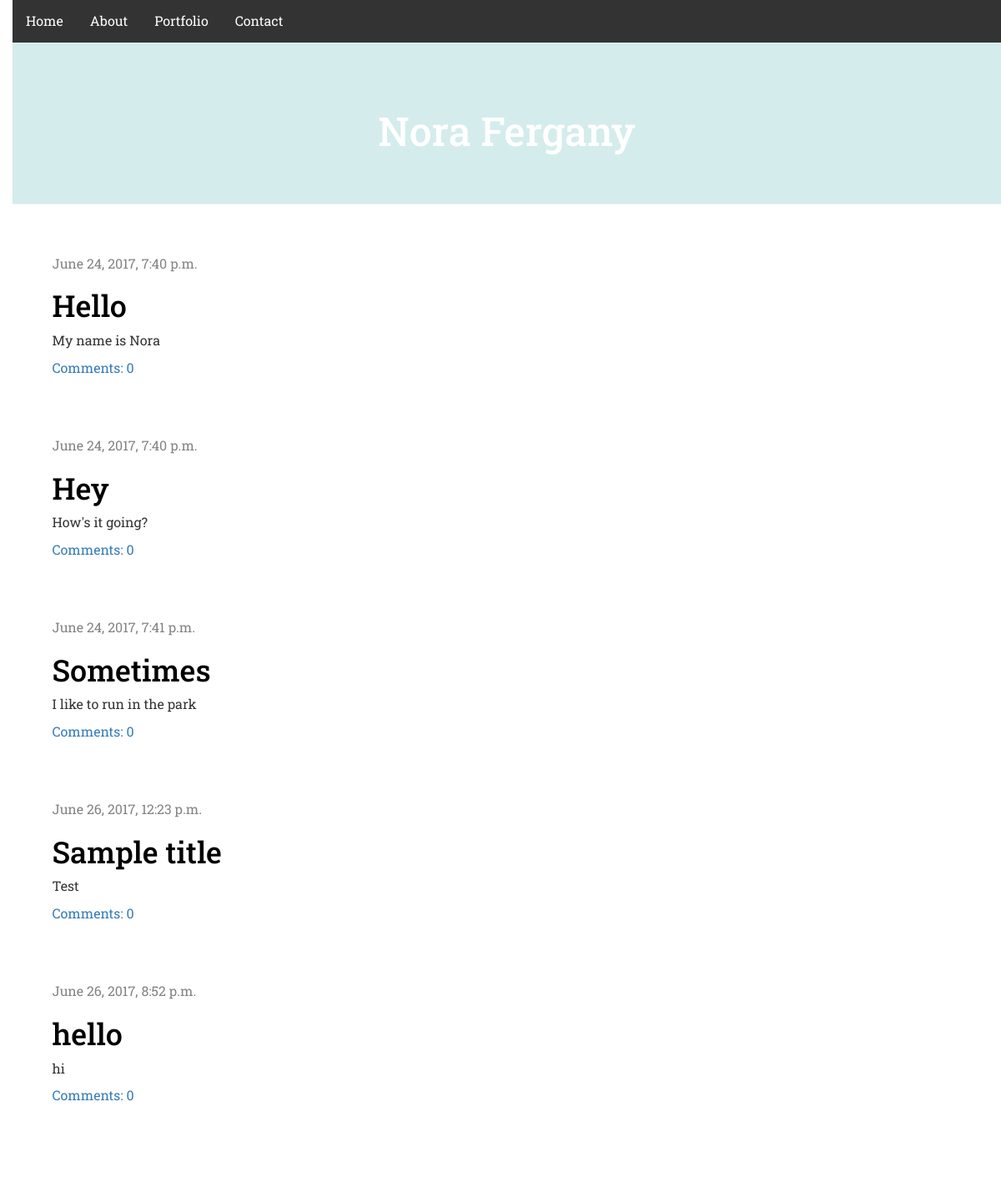
The app's page /, older data.
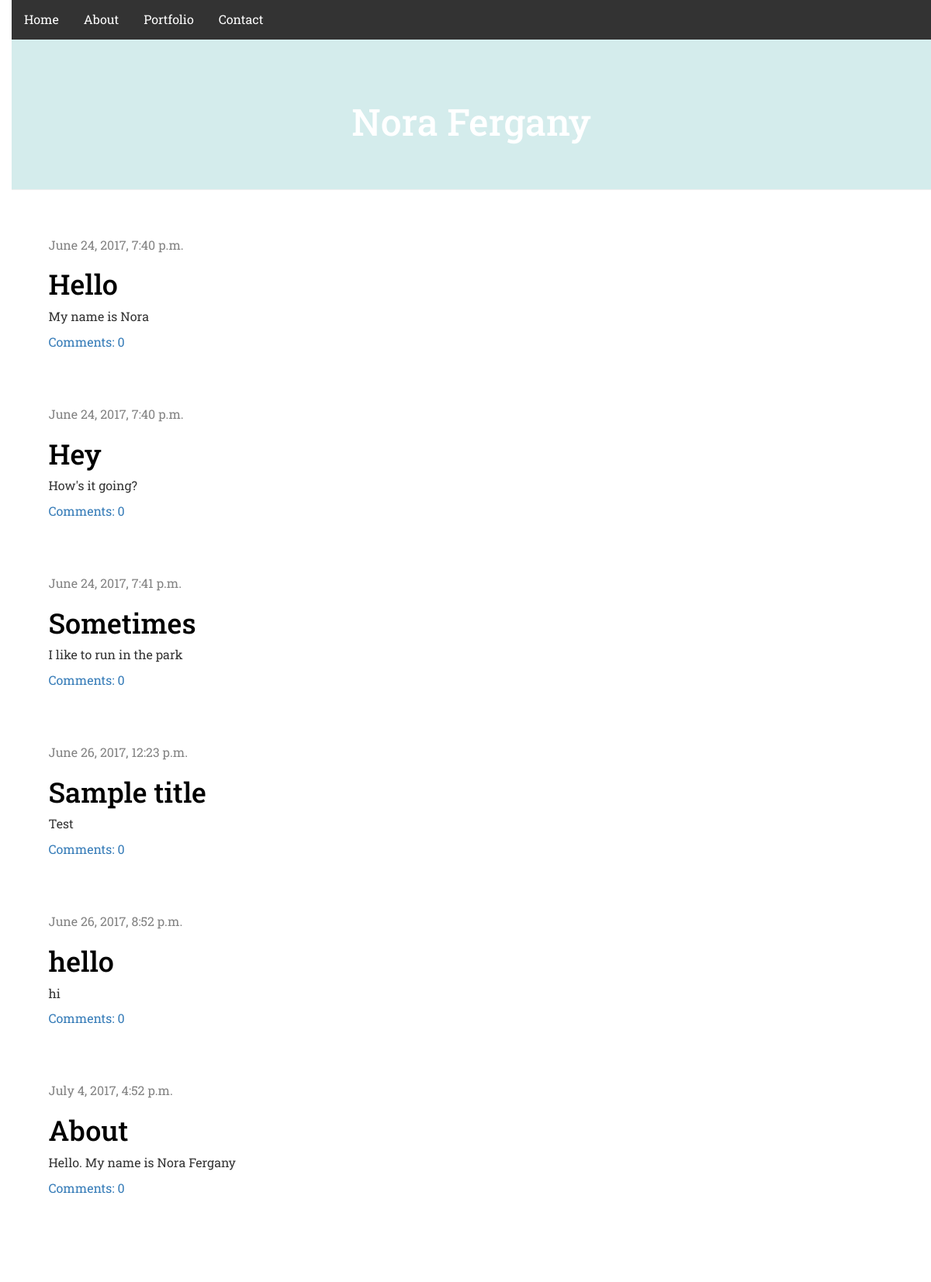
The same page, newer data.
### blog/models.py (models this page shows, shortened)
class Post(models.Model):
    author = models.ForeignKey('auth.User')
    title = models.CharField(max_length=200)
    text = models.TextField()
    created_date = models.DateTimeField(
        default=timezone.now)
    published_date = models.DateTimeField(blank=True, null=True)
    def approved_comments(self):
        return self.comments.filter(approved_comment=True)

### blog/views.py (the view)
# urls.py: url(r'^$', views.post_list, name='post_list'),
def post_list(request):
    posts = Post.objects.filter(published_date__isnull=False).order_by('published_date')
    return render(request, 'blog/post_list.html', {'posts': posts})

### blog/templates/blog/post_list.html
{% extends 'blog/base.html' %}
{% block content %}
    {% for post in posts %}
        <div class="post">
            <div class="date">
                {{ post.published_date }}
            </div>
            <h1><a href="{% url 'post_detail' pk=post.pk %}">{{ post.title }}</a></h1>
            <p>{{ post.text|linebreaksbr }}</p>
            <a href="{% url 'post_detail' pk=post.pk %}">Comments: {{ post.approved_comments.count }}</a>
        </div>
    {% endfor %}
{% endblock content %}

Row changes from the older to the newer data that the page shows:
added Post: published_date "July 4, 2017, 4:52 p.m.", title "About", text "Hello. My name is Nora Fergany", approved_comments.count "0"
